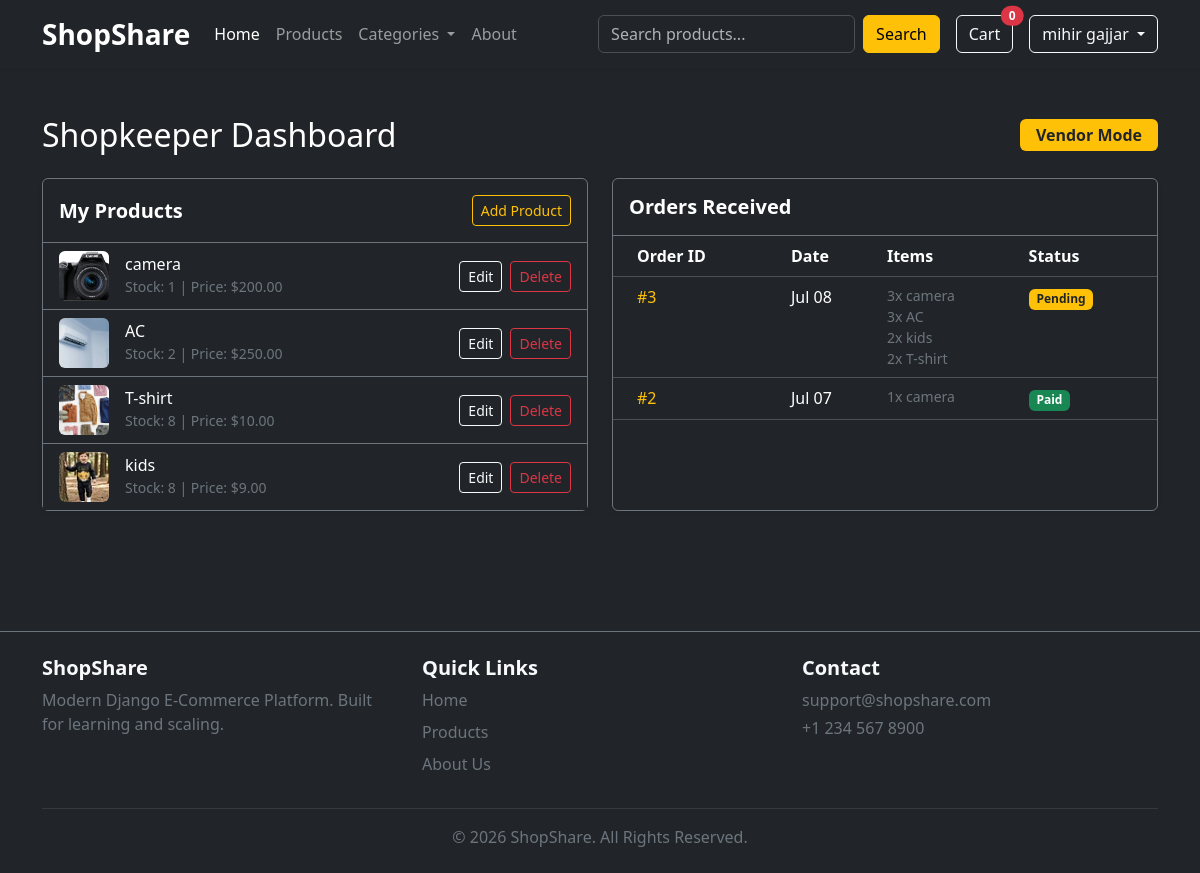
/dashboard/shopkeeper/ (signed in), run on the app's committed database.
### accounts/models.py (models this page shows, shortened)
class User(AbstractUser):
    is_customer = models.BooleanField(default=False)
    is_shopkeeper = models.BooleanField(default=False)

### products/models.py (models this page shows, shortened)
class Product(models.Model):
    shopkeeper = models.ForeignKey(settings.AUTH_USER_MODEL, related_name='products', on_delete=models.CASCADE, limit_choices_to={'is_shopkeeper': True})
    category = models.ForeignKey(Category, related_name='products', on_delete=models.CASCADE)
    name = models.CharField(max_length=200)
    slug = models.SlugField(unique=True)
    description = models.TextField()
    price = models.DecimalField(max_digits=10, decimal_places=2)
    stock = models.PositiveIntegerField()
    image = models.ImageField(upload_to='media/', blank=True, null=True)
    available = models.BooleanField(default=True)
    created = models.DateTimeField(auto_now_add=True)
    updated = models.DateTimeField(auto_now=True)
    @property
    def image_url(self):
        if self.image and hasattr(self.image, 'url'):
            return self.image.url
        return 'https://via.placeholder.com/400x300?text=No+Image'

### order/models.py (models this page shows, shortened)
class Order(models.Model):
    STATUS_CHOICES = (
        ('Pending', 'Pending'),
        ('Paid', 'Paid'),
        ('Shipped', 'Shipped'),
        ('Delivered', 'Delivered'),
    )
    user = models.ForeignKey(settings.AUTH_USER_MODEL, on_delete=models.CASCADE, null=True, blank=True)
    first_name = models.CharField(max_length=50)
    last_name = models.CharField(max_length=50)
    email = models.EmailField()
    address = models.CharField(max_length=250)
    city = models.CharField(max_length=100)
    postal_code = models.CharField(max_length=20)
    created_at = models.DateTimeField(auto_now_add=True)
    updated_at = models.DateTimeField(auto_now=True)
    paid = models.BooleanField(default=False)
    status = models.CharField(max_length=20, choices=STATUS_CHOICES, default='Pending')
    stripe_id = models.CharField(max_length=250, blank=True)
    class Meta:
        ordering = ['-created_at']

class OrderItem(models.Model):
    order = models.ForeignKey(Order, related_name='items', on_delete=models.CASCADE)
    product = models.ForeignKey(Product, related_name='order_items', on_delete=models.CASCADE)
    price = models.DecimalField(max_digits=10, decimal_places=2)
    quantity = models.PositiveIntegerField(default=1)

### dashboard/views.py (the view)
# urls.py: path('shopkeeper/', views.shopkeeper_dashboard, name='shopkeeper_dashboard'),
@login_required(login_url='login')
def shopkeeper_dashboard(request):
    if not request.user.is_shopkeeper:
        return redirect('customer_dashboard')
    products = Product.objects.filter(shopkeeper=request.user)
    orders = Order.objects.filter(items__product__shopkeeper=request.user).distinct().order_by('-created_at')
    return render(request, 'dashboard/shopkeeper_dashbord.html', {
        'products': products,
        'orders': orders
    })

### Core/context_processers.py (called while the page is built, shortened)
def global_data(request):
    categories = Category.objects.all()
    cart_count = 0
    if request.user.is_authenticated:
        if hasattr(request.user, 'cart'):
            cart_count = sum(item.quantity for item in request.user.cart.items.all())
    return {
            'global_categories': categories,
            'cart_count': cart_count,
            }

### templates/dashboard/shopkeeper_dashbord.html (shortened to what this page needs)
{% extends 'base.html' %}
{% block content %}
<div class="container py-5">
    <div class="row mb-4">
        <div class="col-12 d-flex justify-content-between align-items-center">
            <h2 class="text-white mb-0">Shopkeeper Dashboard</h2>
            <span class="badge bg-warning text-dark fs-6 px-3 py-2">Vendor Mode</span>
        </div>
    </div>
    <div class="row">
        <div class="col-lg-6 mb-4">
            <div class="card bg-dark border-secondary shadow-sm h-100">
                <div class="card-header border-secondary bg-transparent py-3 d-flex justify-content-between align-items-center">
                    <h5 class="mb-0 text-white fw-bold">My Products</h5>
                    <a href="{% url 'product_create' %}" class="btn btn-sm btn-outline-warning">Add Product</a>
                </div>
                <div class="card-body p-0">
                    {% if products %}
                    <ul class="list-group list-group-flush">
                        {% for product in products %}
                        <li class="list-group-item bg-dark border-secondary d-flex justify-content-between align-items-center">
                            <div class="d-flex align-items-center">
                                <img src="{{ product.image_url }}" alt="{{ product.name }}" class="rounded me-3" style="width: 50px; height: 50px; object-fit: cover;">
                                <div>
                                    <h6 class="mb-0 text-white">{{ product.name }}</h6>
                                    <small class="text-secondary">Stock: {{ product.stock }} | Price: ${{ product.price }}</small>
                                </div>
                            </div>
                            <div class="d-flex gap-2">
                                <a href="{% url 'product_edit' product.id %}" class="btn btn-sm btn-outline-light">Edit</a>
                                <a href="{% url 'product_delete' product.id %}" class="btn btn-sm btn-outline-danger">Delete</a>
                            </div>
                        </li>
                        {% endfor %}
                    </ul>
                    {% else %}
                    <div class="text-center py-4">
                        <p class="text-secondary mb-0">You haven't added any products yet.</p>
                    </div>
                    {% endif %}
                </div>
            </div>
        </div>
        <div class="col-lg-6 mb-4">
            <div class="card bg-dark border-secondary shadow-sm h-100">
                <div class="card-header border-secondary bg-transparent py-3">
                    <h5 class="mb-0 text-white fw-bold">Orders Received</h5>
                </div>
                <div class="card-body p-0">
                    {% if orders %}
                    <div class="table-responsive">
                        <table class="table table-dark table-hover mb-0">
                            <thead>
                                <tr>
                                    <th class="ps-4">Order ID</th>
                                    <th>Date</th>
                                    <th>Items</th>
                                    <th>Status</th>
                                </tr>
                            </thead>
                            <tbody>
                                {% for order in orders %}
                                <tr>
                                    <td class="ps-4 text-warning">#{{ order.id }}</td>
                                    <td>{{ order.created_at|date:"M d" }}</td>
                                    <td>
                                        <ul class="list-unstyled mb-0 small text-secondary">
                                            {% for item in order.items.all %}
                                                {% if item.product.shopkeeper == request.user %}
                                                    <li>{{ item.quantity }}x {{ item.product.name }}</li>
                                                {% endif %}
                                            {% endfor %}
                                        </ul>
                                    </td>
                                    <td>
                                        {% if order.paid %}
                                            <span class="badge bg-success">Paid</span>
                                        {% else %}
                                            <span class="badge bg-warning text-dark">Pending</span>
                                        {% endif %}
                                    </td>
                                </tr>
                                {% endfor %}
                            </tbody>
                        </table>
                    </div>
                    {% else %}
                    <div class="text-center py-4">
                        <p class="text-secondary mb-0">No orders received yet.</p>
                    </div>
                    {% endif %}
                </div>
            </div>
        </div>
    </div>
</div>
{% endblock %}

### templates/partials/header.html (shortened to what this page needs)
{% load static %}
<nav class="navbar navbar-expand-lg navbar-dark bg-dark shadow-sm sticky-top">
    <div class="container">
        <a class="navbar-brand fw-bold fs-3" href="/">
            ShopShare
        </a>
        <div class="collapse navbar-collapse"
             id="navbarContent">
            <ul class="navbar-nav me-auto mb-2 mb-lg-0">
                <li class="nav-item">
                    <a class="nav-link active" href="/",>
                        Home
                    </a>
                </li>
                <li class="nav-item">
                    <a class="nav-link" href="{% url 'product_list' %}">
                        Products
                    </a>
                </li>
                <li class="nav-item dropdown">
                    <a class="nav-link dropdown-toggle"
                       href="#"
                       role="button"
                       data-bs-toggle="dropdown">
                        Categories
                    </a>
                </li>
                <li class="nav-item">
                    <a class="nav-link" href="{% url 'about' %}">
                        About
                    </a>
                </li>
            </ul>
            <form class="d-flex me-3" method="GET">
                <input class="form-control me-2"
                       type="search"
                       name="q"
                       placeholder="Search products...">
                <button class="btn btn-warning" type="submit">
                    Search
                </button>
            </form>
            <a href="{% url 'view_cart' %}" class="btn btn-outline-light position-relative me-3">Cart
                <span class="position-absolute top-0 start-100 translate-middle badge rounded-pill bg-danger">
                    {{ cart_count }}
                </span>
            </a>
            {% if request.user.is_authenticated %}
            <div class="dropdown">
                <button class="btn btn-outline-light dropdown-toggle" data-bs-toggle="dropdown">
                    {{ request.user.username }}
                </button>
            </div>
            {% endif %}
        </div>
    </div>
</nav>

### data on the page
User: user.username "mihir gajjar"
Product: image_url (picture), name "camera", stock "1", price "200.00"
Product: image_url (picture), name "AC", stock "2", price "250.00"
Product: image_url (picture), name "T-shirt", stock "8", price "10.00"
Product: image_url (picture), name "kids", stock "8", price "9.00"
Order: id "3", created_at "Jul 08", paid "Pending"
OrderItem: quantity "3", product.name "camera"
OrderItem: quantity "3", product.name "AC"
OrderItem: quantity "2", product.name "kids"
OrderItem: quantity "2", product.name "T-shirt"
Order: id "2", created_at "Jul 07", paid "Paid"
OrderItem: quantity "1", product.name "camera"

### other printed values
{{ cart_count }} "0"
